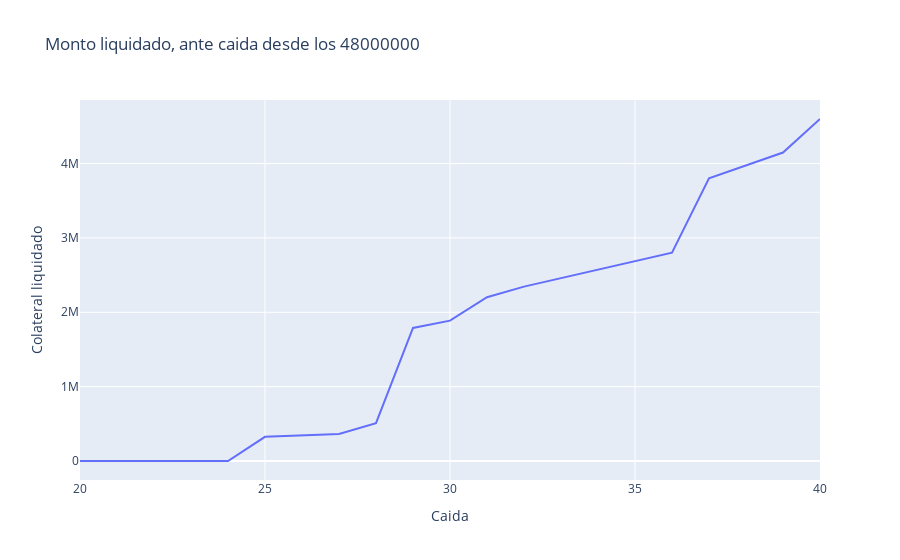

The notebook cell saved with this chart:
### Code cell
# simulaciones
simulaciones['Relacion liquidado/prestado'] = simulaciones['Colateral liquidado'] / simulaciones['Promedio prestado']
px.line(simulaciones, x='Caida', y='Colateral liquidado', title='Monto liquidado, ante caida desde los ' +(str(precio_sim)))

### Figure 1 — Plotly figure (JSON) as saved in the notebook; plotly's stock layout.template omitted (floating-point values rounded to 4 significant figures)
{"data": [{"hovertemplate": "Caida=%{x}<br>Colateral liquidado=%{y}<extra></extra>", "legendgroup": "", "line": {"color": "#636efa", "dash": "solid"}, "marker": {"symbol": "circle"}, "mode": "lines", "name": "", "orientation": "v", "showlegend": false, "type": "scatter", "x": [20, 21, 22, 23, 24, 25, 26, 27, 28, 29, 30, 31, 32, 33, 34, 35, 36, 37, 38, 39, 40], "xaxis": "x", "y": [0, 0, 0, 0, 0, 325000.0, 343600.0, 362200.0, 508800.0, 1789000.0, 1887000.0, 2203000.0, 2345000.0, 2459000.0, 2573000.0, 2687000.0, 2801000.0, 3802000.0, 3975000.0, 4148000.0, 4599000.0], "yaxis": "y"}], "layout": {"legend": {"tracegroupgap": 0}, "title": {"text": "Monto liquidado, ante caida desde los 48000000"}, "xaxis": {"anchor": "y", "domain": [0, 1], "title": {"text": "Caida"}}, "yaxis": {"anchor": "x", "domain": [0, 1], "title": {"text": "Colateral liquidado"}}}}
